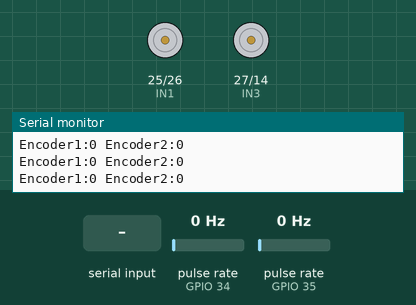
A sketch run on a simulated ESP32. Parts: motor-driver pin pairs drawn as motors (green arrow = first pin HIGH = forward, orange = second pin HIGH = backward, longer = more drive, scaled by the enable pin), the last lines printed to the serial monitor. Wiring (inferred from the names in the program): 2 × pulse sensor: data GPIO 34 / data GPIO 35. Inputs (shaded band) come from the test bench; at power-on: pulse rate (sensors on GPIO 34, GPIO 35) 0 Hz.

Above: at 1.2 s.
1.3 s: "a90\n" received over Serial
At 2.5 s:
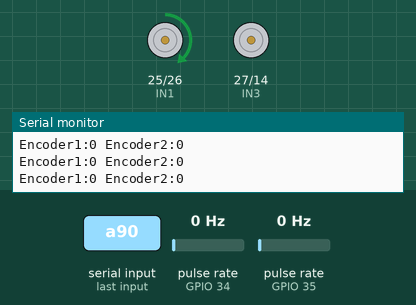
2.8 s: "b90\n" received over Serial
At 3.9 s:
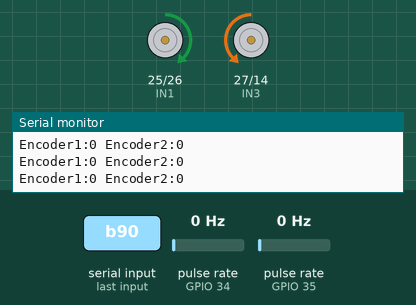
4.3 s: "c,45\n" received over Serial
At 5.2 s:
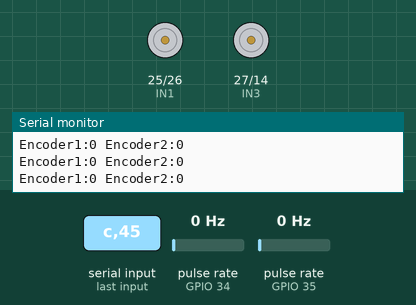
5.8 s: "a90\n" received over Serial
At 6.5 s:
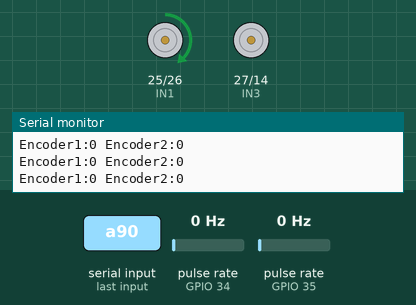
7.3 s: "a,45\n" received over Serial
At 7.8 s:
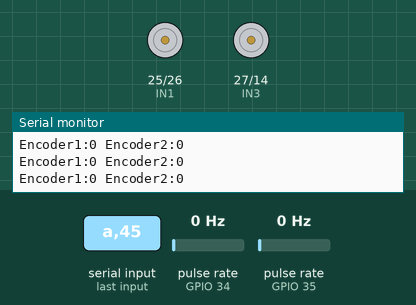
8.8 s: "c90\n" received over Serial
At 9.1 s:
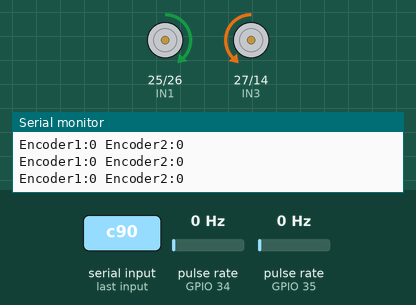
Timing chart, 0 to 11.3 s (numbered marks = the images above; inputs shaded):
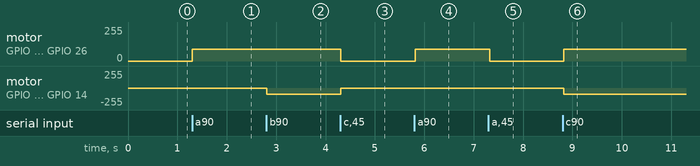

Measured:
- after the input at 1.3 s, motor on GPIO 25 (IN1) / GPIO 26 (IN2): stopped → forward 90/255 at once
- after the input at 2.8 s, motor on GPIO 27 (IN3) / GPIO 14 (IN4): stopped → backward 90/255 at once
- after the input at 4.3 s, motor on GPIO 25 (IN1) / GPIO 26 (IN2): forward 90/255 → stopped at once; motor on GPIO 27 (IN3) / GPIO 14 (IN4): backward 90/255 → stopped at once
- after the input at 5.8 s, motor on GPIO 25 (IN1) / GPIO 26 (IN2): stopped → forward 90/255 at once
- after the input at 7.3 s, motor on GPIO 25 (IN1) / GPIO 26 (IN2): forward 90/255 → stopped at once
- after the input at 8.8 s, motor on GPIO 25 (IN1) / GPIO 26 (IN2): stopped → forward 90/255 at once; motor on GPIO 27 (IN3) / GPIO 14 (IN4): stopped → backward 90/255 at once

The sketch:

L298NserialSpeedAdjust.ino
```cpp
#define IN1 25
#define IN2 26
#define IN3 27
#define IN4 14
#define ENA 12
#define ENB 13

#define ENCODER1_PIN 34
#define ENCODER2_PIN 35

int speedA = 0; // Speed for motor A (0 to 255)
int speedB = 0; // Speed for motor B (0 to 255)
volatile int encoder1Count = 0;
volatile int encoder2Count = 0;

void IRAM_ATTR handleEncoder1Interrupt() {
  encoder1Count++;
}

void IRAM_ATTR handleEncoder2Interrupt() {
  encoder2Count++;
}

void setup() {
  // Set all motor control pins as outputs
  pinMode(IN1, OUTPUT);
  pinMode(IN2, OUTPUT);
  pinMode(IN3, OUTPUT);
  pinMode(IN4, OUTPUT);
  pinMode(ENA, OUTPUT);
  pinMode(ENB, OUTPUT);

  // Start Serial communication at a baud rate of 9600 for motor control
  Serial.begin(9600);

  // Enable the motors
  digitalWrite(ENA, HIGH);
  digitalWrite(ENB, HIGH);

  // Initialize motors in stopped state
  digitalWrite(IN1, LOW);
  digitalWrite(IN2, LOW);
  digitalWrite(IN3, LOW);
  digitalWrite(IN4, LOW);

  // Configure encoder pins as inputs
  pinMode(ENCODER1_PIN, INPUT);
  pinMode(ENCODER2_PIN, INPUT);

  // Attach interrupts to encoder pins
  attachInterrupt(digitalPinToInterrupt(ENCODER1_PIN), handleEncoder1Interrupt, RISING);
  attachInterrupt(digitalPinToInterrupt(ENCODER2_PIN), handleEncoder2Interrupt, RISING);

  // Start Serial communication at a baud rate of 115200 for encoders
  Serial.begin(115200);
}

void loop() {
  // Check if data is available on the Serial port
  if (Serial.available()) {
    String input = Serial.readStringUntil('\n'); // Read input until newline
    input.trim(); // Remove any extra whitespace

    if (input.startsWith("a")) {
      speedA = input.substring(1).toInt();
      speedA = constrain(speedA, 0, 255); // Constrain speed to 0-255
      analogWrite(ENA, speedA);
      Serial.print("Speed of Motor A set to: ");
      Serial.println(speedA);
    } else if (input.startsWith("b")) {
      speedB = input.substring(1).toInt();
      speedB = constrain(speedB, 0, 255); // Constrain speed to 0-255
      analogWrite(ENB, speedB);
      Serial.print("Speed of Motor B set to: ");
      Serial.println(speedB);
    } else if (input.startsWith("c")) {
      int speed = input.substring(1).toInt();
      speed = constrain(speed, 0, 255); // Constrain speed to 0-255
      speedA = speed;
      speedB = speed;
      analogWrite(ENA, speedA);
      analogWrite(ENB, speedB);
      Serial.print("Speed of both Motors A and B set to: ");
      Serial.println(speed);
    } else if (input.startsWith("r")) {
      encoder1Count = 0;
      encoder2Count = 0;
    }
  }

  // Example: Drive motor A forward and motor B backward with set speeds
  if (speedA > 0) {
    digitalWrite(IN1, HIGH);
    digitalWrite(IN2, LOW);
  } else {
    digitalWrite(IN1, LOW);
    digitalWrite(IN2, LOW);
  }

  if (speedB > 0) {
    digitalWrite(IN3, LOW);
    digitalWrite(IN4, HIGH);
  } else {
    digitalWrite(IN3, LOW);
    digitalWrite(IN4, LOW);
  }

  // Print the encoder counts in a format suitable for the Serial Plotter
  Serial.print("Encoder1:");
  Serial.print(encoder1Count/20);
  Serial.print(" Encoder2:");
  Serial.println(encoder2Count/20);

  delay(100); // Short delay to avoid overloading the Serial communication
}
```
